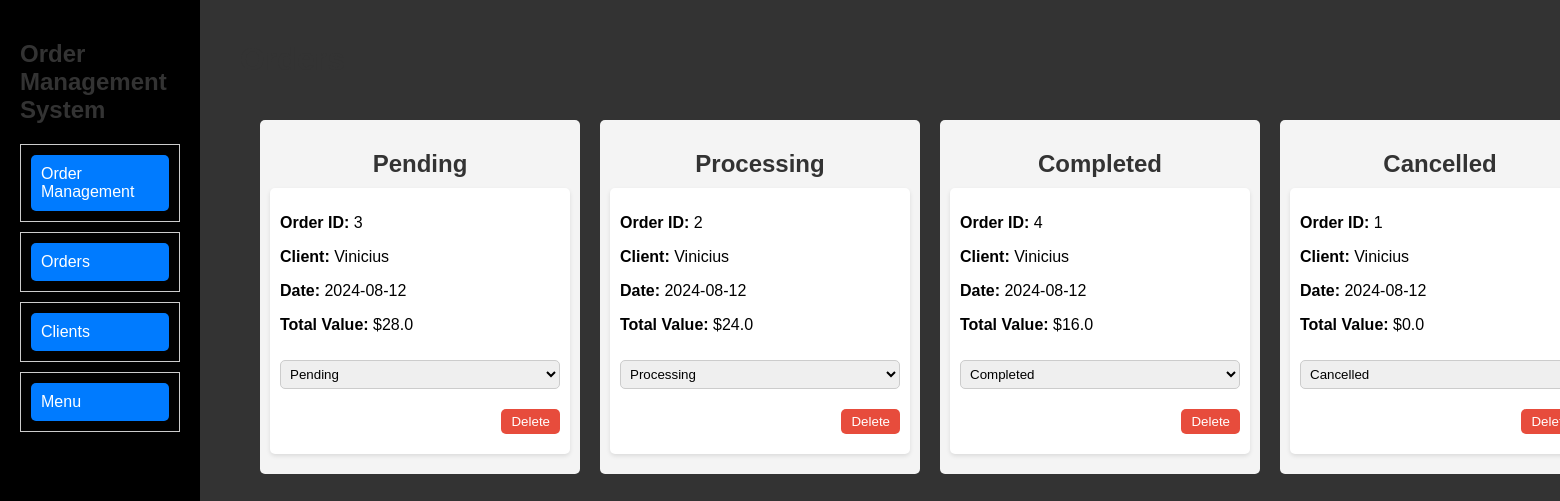
The page /orders on the database as committed earlier.
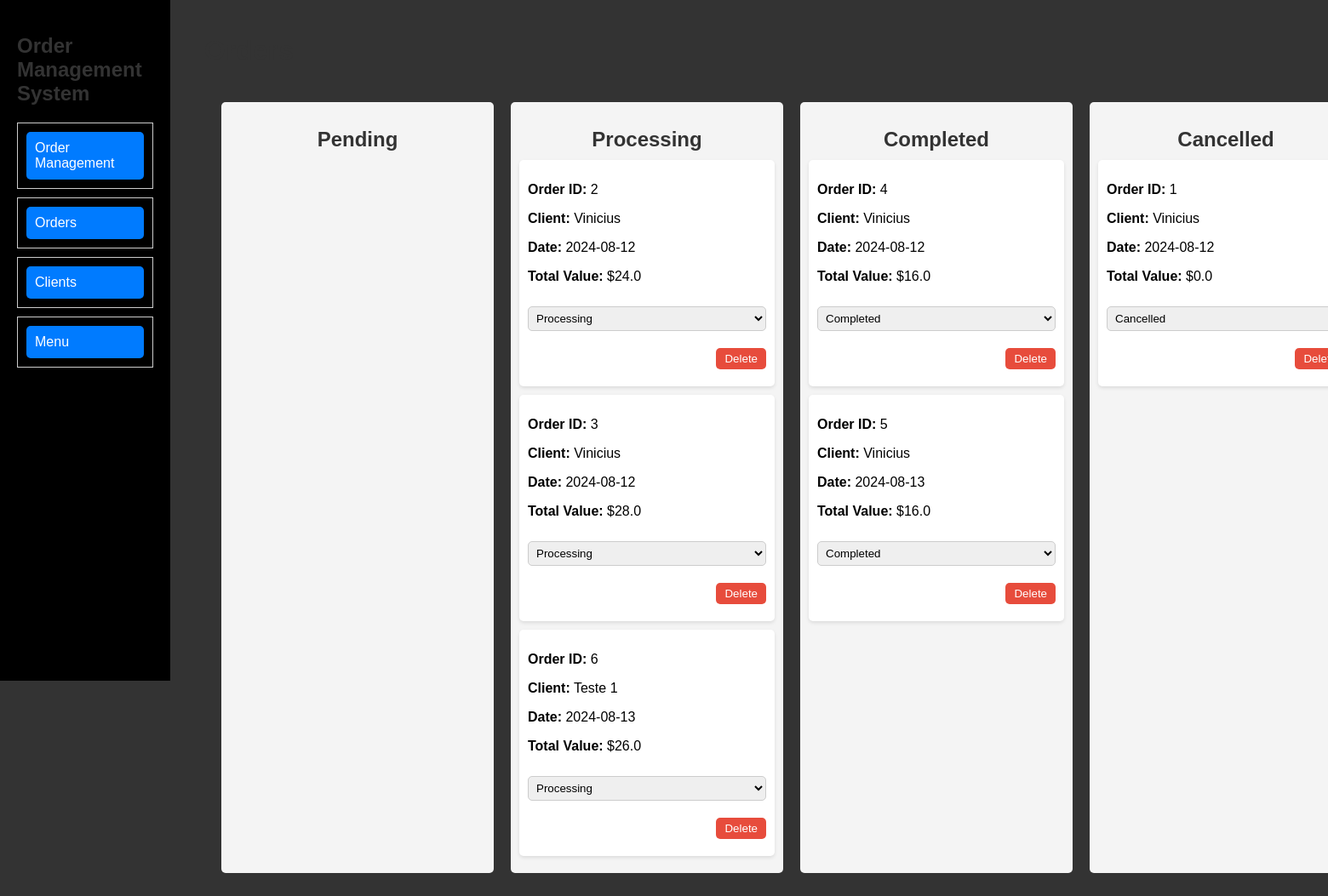
The same page on the database as committed later.
### models.py (models this page shows)
class Order(db.Model):
    id = db.Column(db.Integer, primary_key=True)
    client_id = db.Column(db.Integer, db.ForeignKey('client.id'), nullable=False)
    date = db.Column(db.DateTime, nullable=False, default=datetime.utcnow)
    status = db.Column(db.String(20), nullable=False)
    value = db.Column(db.Float, nullable=False)
    items = db.relationship('OrderItem', backref='order', lazy=True)

class Client(db.Model):
    id = db.Column(db.Integer, primary_key=True)
    client_name = db.Column(db.String(100), nullable=False)
    address = db.Column(db.String(100), nullable=False)
    phone = db.Column(db.String(100), nullable=False)
    orders = db.relationship('Order', backref='client', lazy=True)

### app.py (the view)
@app.route('/orders')
def orders():
    orders = Order.query.all()
    return render_template('orders.html', orders=orders)

### templates/orders.html (shortened to what this page needs)
{% extends "base.html" %}
{% block content %}
<h1>Orders</h1>
    <div class="board">
        <div class="column">
            <h2>Pending</h2>
            {% for order in orders if order.status == 'Pending' %}
            <div class="order-card">
                <p><strong>Order ID:</strong> {{ order.id }}</p>
                <p><strong>Client:</strong> {{ order.client.client_name }}</p>
                <p><strong>Date:</strong> {{ order.date.strftime('%Y-%m-%d') }}</p>
                <p><strong>Total Value:</strong> ${{ order.value }}</p>
                <form action="{{ url_for('update_order', order_id=order.id) }}" method="post">
                    <select name="status" onchange="this.form.submit()">
                        <option value="Pending" {% if order.status == 'Pending' %}selected{% endif %}>Pending</option>
                    </select>
                </form>
                <div class="order-actions">
                    <form action="{{ url_for('delete_order', order_id=order.id) }}" method="post">
                        <input type="submit" value="Delete">
                    </form>
                </div>
            </div>
            {% endfor %}
        </div>
        <div class="column">
            <h2>Processing</h2>
            {% for order in orders if order.status == 'Processing' %}
            <div class="order-card">
                <p><strong>Order ID:</strong> {{ order.id }}</p>
                <p><strong>Client:</strong> {{ order.client.client_name }}</p>
                <p><strong>Date:</strong> {{ order.date.strftime('%Y-%m-%d') }}</p>
                <p><strong>Total Value:</strong> ${{ order.value }}</p>
                <form action="{{ url_for('update_order', order_id=order.id) }}" method="post">
                    <select name="status" onchange="this.form.submit()">
                        <option value="Processing" {% if order.status == 'Processing' %}selected{% endif %}>Processing</option>
                    </select>
                </form>
                <div class="order-actions">
                    <form action="{{ url_for('delete_order', order_id=order.id) }}" method="post">
                        <input type="submit" value="Delete">
                    </form>
                </div>
            </div>
            {% endfor %}
        </div>
        <div class="column">
            <h2>Completed</h2>
            {% for order in orders if order.status == 'Completed' %}
            <div class="order-card">
                <p><strong>Order ID:</strong> {{ order.id }}</p>
                <p><strong>Client:</strong> {{ order.client.client_name }}</p>
                <p><strong>Date:</strong> {{ order.date.strftime('%Y-%m-%d') }}</p>
                <p><strong>Total Value:</strong> ${{ order.value }}</p>
                <form action="{{ url_for('update_order', order_id=order.id) }}" method="post">
                    <select name="status" onchange="this.form.submit()">
                        <option value="Completed" {% if order.status == 'Completed' %}selected{% endif %}>Completed</option>
                    </select>
                </form>
                <div class="order-actions">
                    <form action="{{ url_for('delete_order', order_id=order.id) }}" method="post">
                        <input type="submit" value="Delete">
                    </form>
                </div>
            </div>
            {% endfor %}
        </div>
        <div class="column">
            <h2>Cancelled</h2>
            {% for order in orders if order.status == 'Cancelled' %}
            <div class="order-card">
                <p><strong>Order ID:</strong> {{ order.id }}</p>
                <p><strong>Client:</strong> {{ order.client.client_name }}</p>
                <p><strong>Date:</strong> {{ order.date.strftime('%Y-%m-%d') }}</p>
                <p><strong>Total Value:</strong> ${{ order.value }}</p>
                <form action="{{ url_for('update_order', order_id=order.id) }}" method="post">
                    <select name="status" onchange="this.form.submit()">
                        <option value="Cancelled" {% if order.status == 'Cancelled' %}selected{% endif %}>Cancelled</option>
                    </select>
                </form>
                <div class="order-actions">
                    <form action="{{ url_for('delete_order', order_id=order.id) }}" method="post">
                        <input type="submit" value="Delete">
                    </form>
                </div>
            </div>
            {% endfor %}
        </div>
    </div>
{% endblock %}

### templates/base.html (shortened to what this page needs)
<!DOCTYPE html>
<html lang="en">
<head>
    <link rel="stylesheet" href="/static/css/styles.css">
</head>
<body>
    <header>
        <h2>Order Management System</h2>
        <nav>
            <ul>
                <li><a href="{{ url_for('order_management') }}">Order Management</a></li>
                <li><a href="{{ url_for('orders') }}">Orders</a></li>
                <li><a href="{{ url_for('clients') }}">Clients</a></li>
                <li><a href="{{ url_for('menu') }}">Menu</a></li>
            </ul>
        </nav>
    </header>
    <main>
        {% block content %}{% endblock %}
    </main>
</body>
</html>

### static/css/styles.css (style rules this page uses)
.board { display: flex; gap: 20px; overflow-x: auto; padding: 20px; }
.column { flex: 1; min-width: 300px; background-color: #f4f4f4; border-radius: 5px; padding: 10px; }
.column h2 { text-align: center; margin-bottom: 10px; }
.order-card { background-color: #ffffff; border-radius: 5px; box-shadow: 0 2px 4px rgba(0, 0, 0, 0.1); margin-bottom: 10px; padding: 10px; }
.order-card form { display: inline; }
.order-card select { margin-top: 10px; width: 100%; padding: 5px; border-radius: 5px; border: 1px solid #ccc; }
.order-actions { text-align: right; margin-top: 10px; }
.order-actions input { background-color: #e74c3c; color: #ffffff; border: none; border-radius: 5px; padding: 5px 10px; cursor: pointer; }
h1, h2 { color: #333; }
body { background-color: #333; font-family: Arial, sans-serif; margin: 0; padding: 0; display: flex; }
header { background-color: #000000; width: 200px; position: fixed; height: 100vh; padding: 20px; box-sizing: border-box; }
main { margin-left: 220px; padding: 20px; flex-grow: 1; }
nav ul { list-style-type: none; padding: 0; margin: 0; }
nav ul li { margin-bottom: 10px; }
nav ul li a { display: block; text-decoration: none; padding: 10px; background-color: #007bff; color: white; border-radius: 5px; }
form { margin-bottom: 20px; }
input, textarea, select { margin-bottom: 10px; padding: 8px; }
ul { list-style-type: none; padding: 0; }
li { margin-bottom: 20px; padding: 10px; border: 1px solid #ccc; }

Rows that differ between the two databases and show on the page:
changed Order id 3: moves from the list under "Pending" to the list under "Processing"
added Order: id "6", client.client_name "Teste 1", date "2024-08-13", value "26.0", status "Processing"
added Order: id "5", client.client_name "Vinicius", date "2024-08-13", value "16.0", status "Completed"
